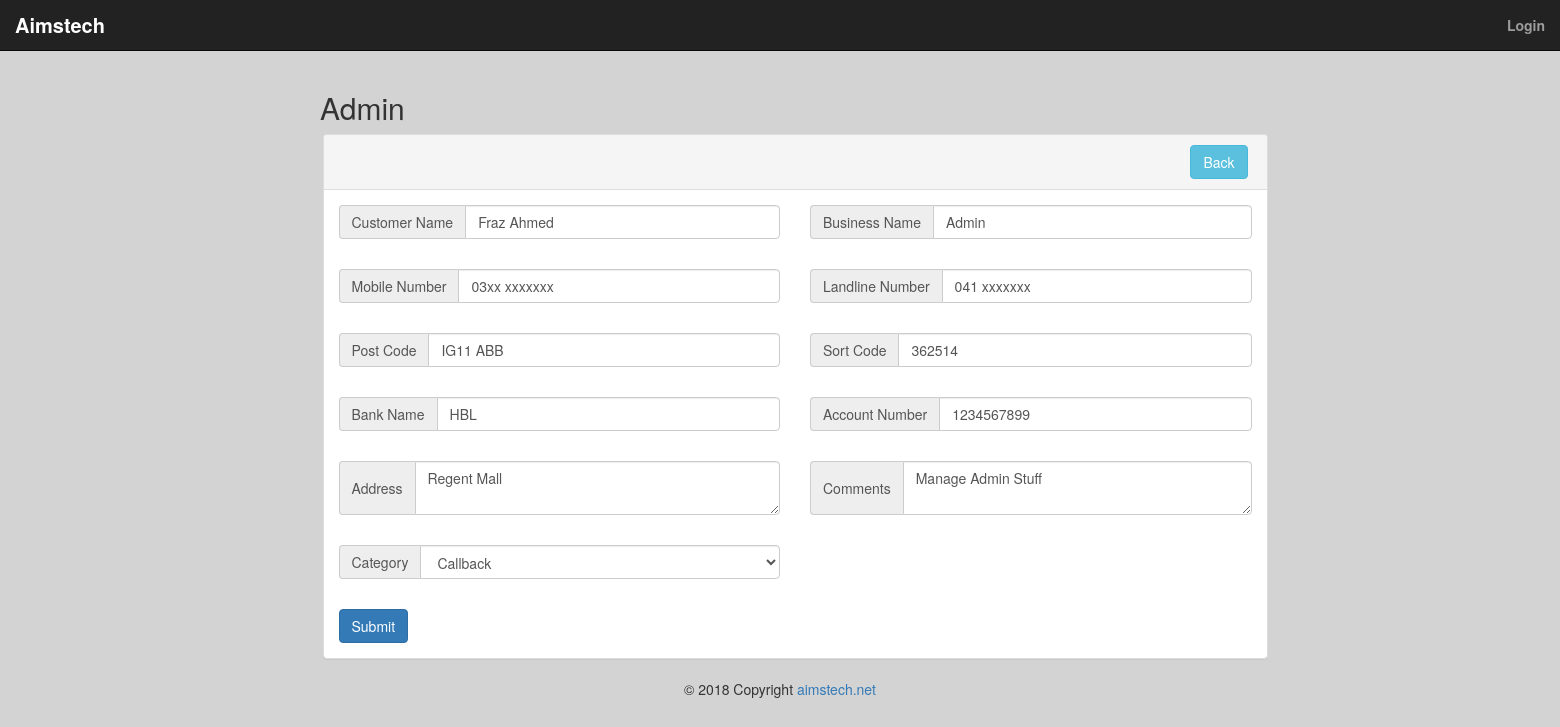
The page /callbacks/edit/Admin on the database its author committed.
### tables this page shows
CREATE TABLE `callbacks` (
  `id` int(11) NOT NULL,
  `category_id` int(11) NOT NULL,
  `user_id` int(11) NOT NULL,
  `slug` varchar(255) NOT NULL,
  `customerName` varchar(255) NOT NULL,
  `businessName` varchar(255) NOT NULL,
  `mobileNumber` varchar(255) NOT NULL,
  `landLineNumber` varchar(255) NOT NULL,
  `address` varchar(255) NOT NULL,
  `postCode` varchar(255) NOT NULL,
  `bankName` varchar(255) NOT NULL,
  `accountNumber` varchar(255) NOT NULL,
  `sortCode` varchar(255) NOT NULL,
  `comments` varchar(255) NOT NULL,
  `modifiedAt` timestamp NOT NULL DEFAULT CURRENT_TIMESTAMP,
  `createdAt` datetime NOT NULL DEFAULT CURRENT_TIMESTAMP
);

### application/controllers/Callbacks.php (called while the page is built, shortened)
<?php
	class Callbacks extends CI_Controller
	{
		public function edit($slug)
		{
			$data['callback'] = $this->callback_model->get_callbacks($slug);
			$data['categories'] = $this->callback_model->get_categories();
			$data['title'] = 'Edit Callback';
			$this->load->view('templates/header');
			$this->load->view('callbacks/edit', $data);
			$this->load->view('templates/footer');
		}
	}

### index.php (called while the page is built, shortened)
<?php
require_once BASEPATH.'core/CodeIgniter.php';

### application/models/Callback_model.php (called while the page is built, shortened)
<?php
	class Callback_model extends CI_Model
	{
		public function get_callbacks($slug = FALSE)
		{
			$query = $this->db->get_where('callbacks', array('slug' => $slug));
			return $query->row_array();
		}
		public function get_categories()
		{
			$this->db->order_by('name');
			$query = $this->db->get('categories');
			return $query->result_array();
		}
	}

### application/views/callbacks/edit.php (the view, shortened to what this page needs)
<h2 class="col-md-offset-1"><?php echo $callback['businessName']; ?></h2>
<?php echo form_open('callbacks/update'); ?>
  <div class="row">
    <div class="col-md-10 col-md-offset-1">
      <div class="panel panel-default">
        <div class="panel-heading clearfix">
          <div class="row col-md-12 col-md-offset-11">
            <a class="btn btn-info" href="<?php echo base_url(); ?>callbacks">Back</a>
          </div>
        </div>
        <div class="panel-body">
          <div class="row">
            <div class="col-lg-6 col-sm-6">
              <div class="input-group">
                <span class="input-group-addon">Customer Name</span>
                <input type="text" class="form-control" placeholder="Customer Name" name="customerName" value="<?php echo $callback['customerName']; ?>">
              </div>
            </div>
            <div class="col-lg-6 col-sm-6">
              <div class="input-group">
                <span class="input-group-addon">Business Name</span>
                <input type="text" class="form-control" placeholder="Business Name" name="businessName" value="<?php echo $callback['businessName']; ?>">
              </div>
            </div>
          </div>
        </div>
        <div class="panel-body">
          <div class="row">
            <div class="col-lg-6 col-sm-6">
              <div class="input-group">
                <span class="input-group-addon">Mobile Number</span>
                <input type="text" class="form-control" placeholder="Mobile Number" name="mobileNumber" value="<?php echo $callback['mobileNumber']; ?>">
              </div>
            </div>
            <div class="col-lg-6 col-sm-6">
              <div class="input-group">
                <span class="input-group-addon">Landline Number</span>
                <input type="text" class="form-control" placeholder="Landline Number" name="landLineNumber" value="<?php echo $callback['landLineNumber']; ?>">
              </div>
            </div>
          </div>
        </div>
        <div class="panel-body">
          <div class="row">
            <div class="col-lg-6 col-sm-6">
              <div class="input-group">
                <span class="input-group-addon">Post Code</span>
                <input type="text" class="form-control" placeholder="Post Code" name="postCode" value="<?php echo $callback['postCode']; ?>">
              </div>
            </div>
            <div class="col-lg-6 col-sm-6">
              <div class="input-group">
                <span class="input-group-addon">Sort Code</span>
                <input type="text" class="form-control" placeholder="Sort Code" name="sortCode" value="<?php echo $callback['sortCode']; ?>">
              </div>
            </div>
          </div>
        </div>
        <div class="panel-body">
          <div class="row">
            <div class="col-lg-6 col-sm-6">
              <div class="input-group">
                <span class="input-group-addon">Bank Name</span>
                <input type="text" class="form-control" placeholder="Bank Name" name="bankName" value="<?php echo $callback['bankName']; ?>">
              </div>
            </div>
            <div class="col-lg-6 col-sm-6">
              <div class="input-group">
                <span class="input-group-addon">Account Number</span>
                <input type="text" class="form-control" placeholder="Account Number" name="accountNumber" value="<?php echo $callback['accountNumber']; ?>">
              </div>
            </div>
          </div>
        </div>
        <div class="panel-body">
          <div class="row">
            <div class="col-lg-6 col-sm-6">
              <div class="input-group">
                <span class="input-group-addon">Address</span>
                <textarea class="form-control" placeholder="Address" name="address"><?php echo $callback['address']; ?></textarea>
              </div>
            </div>
            <div class="col-lg-6 col-sm-6">
              <div class="input-group">
                <span class="input-group-addon">Comments</span>
                <textarea class="form-control" placeholder="Comments" name="comments"><?php echo $callback['comments']; ?></textarea>
              </div>
            </div>
          </div>
        </div>
        <div class="panel-body">
          <div class="row">
            <div class="col-lg-6 col-sm-6">
              <div class="input-group">
                <span class="input-group-addon">Category</span>
                <select class="form-control" name="category_id">
                  <?php foreach ($categories as $category) : ?>
                    <option value="<?php echo $category['id']; ?>"><?php echo $category['name']; ?></option>
                  <?php endforeach; ?>
                </select>
              </div>
            </div>
          </div>
        </div>
        <div class="panel-body">
        	<div class="row">
        		<div class="col-md-6">
        			<div class="input-group">
        				<button type="submit" class="btn btn-primary">Submit</button>
        			</div>
        		</div>
        	</div>
        </div>
      </div>
    </div>
  </div>
</form>

### assets/css/style.css (style rules this page uses)
body { background: #d3d3d3; }
html, body { height: 100%; margin: 0; }

### rows shown on the page
callbacks: businessName "Admin", customerName "Fraz Ahmed", mobileNumber "03xx xxxxxxx", landLineNumber "041 xxxxxxx", postCode "IG11 ABB", sortCode "362514", bankName "HBL", accountNumber "1234567899", address "Regent Mall", comments "Manage Admin Stuff"

### other values the page prints
form field category_id "Callback"
